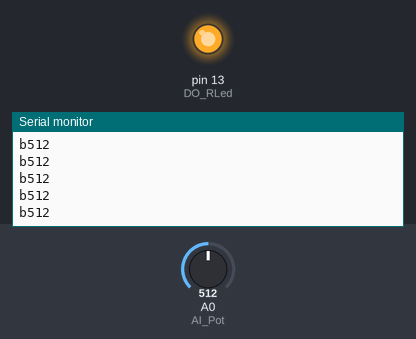
Bench run of a sketch on a simulated Arduino Uno, built with avr-gcc and run on an emulated ATmega328P. Shown: output pins drawn as LEDs (lit = HIGH), the last lines printed to the serial monitor. Inputs (shaded band) come from the test bench; at power-on: A0 (AI_Pot) = 512.

Above: at 1.2 s.
1.3 s: A0 (AI_Pot) set to 256
At 1.31 s:
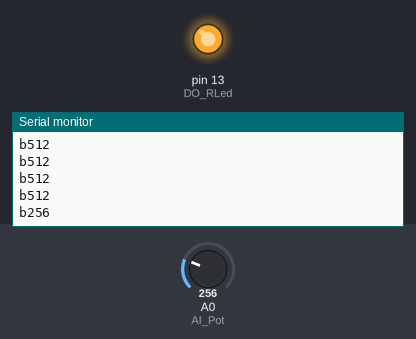
2.8 s: A0 (AI_Pot) set to 242
At 2.91 s:
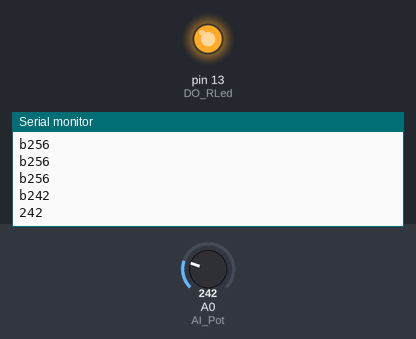
Timing chart, 0 to 5.8 s (numbered marks = the images above; inputs shaded):
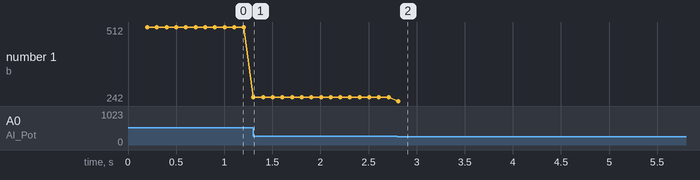

Measured:
- the behaviour switches between 250 and 249 on A0 (AI_Pot) (found by bisection; images 1 and 2)
- after the input at 1.3 s, the serial monitor: prints a new line at once (image 1)
- after the input at 2.8 s, the serial monitor: prints a new line at once (image 2)
- plotted number 1: 512 → 256 after the input at 1.3 s, 256 → 242 after the input at 2.8 s

The sketch:

denvifaktisktanv_nderlamao.ino
```cpp
typedef enum HandStates{ //sätter deklarationer där enum cases är de kommande:
  Hand,
  Hand2,
  NoHand,
  NoHand2,
};

HandStates HState; //med detta slipper vi skriva HandStates och kan istället använda HState för att byta case

#define AI_Pot 0 //definerar AI_Pot till en pin
#define DO_RLed 13 //definerar DO_RLed till en pin

int PotValue = 512; //sätter PotValue till 512

void setup() { //körs en gång
  pinMode(DO_RLed, OUTPUT); //sätter DO_RLed till output
  pinMode(AI_Pot, INPUT); //AI_Pot till input
  Serial.begin(9600); //sätter data hastighet i 9600 bits/s
  analogWrite(DO_RLed, PotValue); //sätter på lampan till 512 för PotValue = 512
  HState = NoHand; //byter case till NoHand
}

void loop() { //körs föralltid
  switch (HState){ //de cases som byts kommer vara HState cases alltså HandStates cases alltså de cases vi deklarerade ovan

    case NoHand: //detta är NoHand
      PotValue = analogRead(AI_Pot); //den ändrar PotValue till det avstånssensorn läser av
      Serial.println(PotValue); //skriver det i serialmonitor
      delay(100); //väntar 100 ms
    if (PotValue > 250)  { //om PotValue > 250
      HState = Hand; //ändrar den case
    } else{ //annars
      Serial.print("a"); //skriver den a
      HState = NoHand; //och gör casen om igen
    }
  break; //går ut ur casen

    case Hand: //detta är Hand
      PotValue = analogRead(AI_Pot); //den ändrar PotValue till det avstånssensorn läser av
      Serial.println(PotValue); //skriver det i serialmonitor
      delay(100); //väntar 100 ms
    if (PotValue < 250)  {//om PotValue < 250
      HState = NoHand2; //ändrar den case
    } else { //anars
      Serial.print("b"); //skriver den b
      HState = Hand; //och gör casen om igen
      }
    break; //går ut ur casen

    case NoHand2: //detta är NoHand2
      for (int q=0; q <= 50; q++){ //den använder en for loop för att utföra casen 50 ggr
        PotValue = analogRead(AI_Pot); //den ändrar PotValue till det avstånssensorn läser av
        Serial.println(PotValue); //skriver det i serialmonitor
        delay(100); //väntar 100 ms
      if (PotValue > 250) { //om PotValue > 250
        HState = Hand2; //ändrar den till sista casen
        break; //går ut ur casen
      } else { //annars
        Serial.print("c"); //skriver den c
        }
      }
    if (PotValue < 250){ //om potvalue < 250
      HState = NoHand; //byter den case
    }
  break; //går ut ur casen

    case Hand2:
      PotValue = analogRead(AI_Pot); ////den ändrar PotValue till det avstånssensorn läser av
      Serial.println(PotValue); //skriver det i serialmonitor
      if (PotValue < 250) {  //om potvalue < 250
        HState=NoHand; //byter den case
      }
      else { //annars
      Serial.print("d"); //skriver den d
      analogWrite(DO_RLed, PotValue); //ändrar värdet på lampans ljustyrka till potvalue
      delay(100); //väntar 100ms
      HState = Hand2; //byter case
      }
  break; //går ut ur casen
  }
}
```
